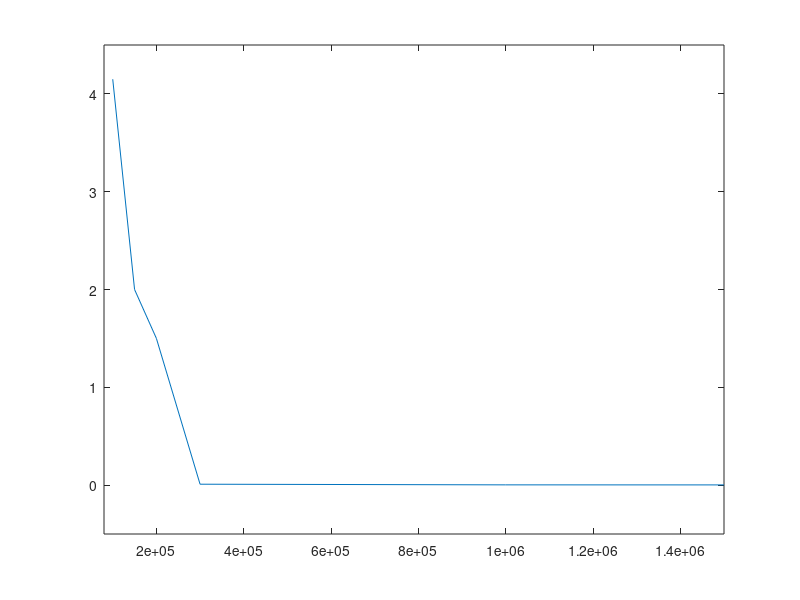

Reproduce this figure in MATLAB. (Note: this script raises an error after producing the figure.)
y  = [2.5e4 3.8e4 5e4 7e4 2e5 2e5]/1e5;
y1 = [4.15e-3 2e-3 1.5e-3 9.2e-6 2.5e-6 2e-6]/1e-3;
x  = [1e5 1.5e5 2e5 3e5 1e6 1.5e6];

figure
plot(x,y1)
xlim([0.8e5 1.5e6]);
ylim([-0.5 4.5]);
hold on
yyaxis right
plot(x,y)
xlim([0.8e5 1.5e6]);
ylim([0 2.5]);
